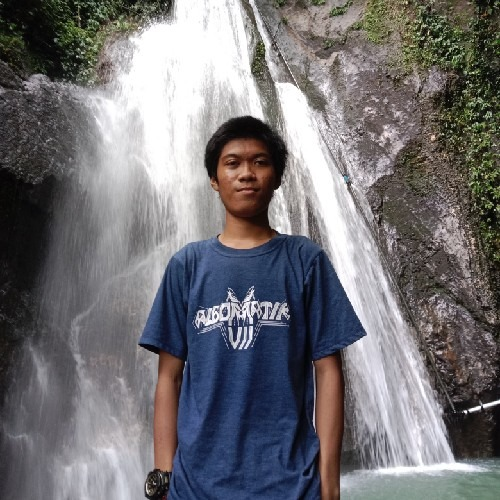
#> input picture son.jpeg, 500 x 500 px
$ python RGB_Grayscale.py
#> lines starting #> are read from the running program, lines starting #| are printed output that depends on the picture
import cv2

img = cv2.imread("son.jpeg",)
#> img is the input picture: shape (500, 500, 3); mean B, G, R 116, 112.7, 114.2

gray = cv2.cvtColor(img, cv2.COLOR_BGR2GRAY)
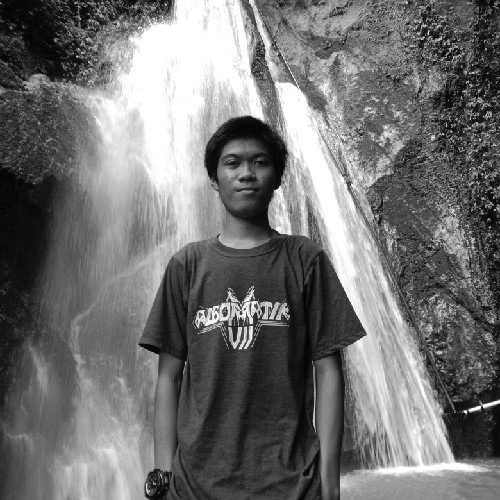
#> gray: shape (500, 500); min 0, max 255, mean 113.6

cv2.imshow("ORIGINAL IMAGE", img)
cv2.imshow("IMAGE GRAYSCALE", gray)

cv2.waitKey(0)
#> (the run stopped early here; a loop or call above may not have finished)
